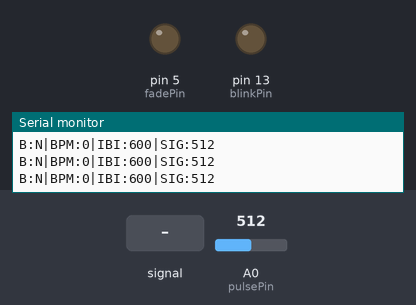
Recording of a sketch running on a simulated Arduino Uno, built with avr-gcc and run on an emulated ATmega328P. Shown: output pins drawn as LEDs (lit = HIGH), the last lines printed to the serial monitor. Inputs (shaded band) come from the test bench; at power-on: A0 (pulsePin) = 512.

Above: at 1.2 s.
1.3 s: A0 (pulsePin) fed a 200 Hz sine of ±81 counts around its level
At 2.28 s:
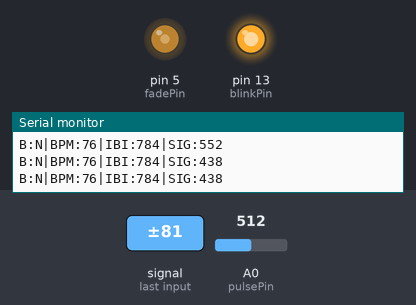
4.3 s: A0 (pulsePin) fed a 50 Hz sine of ±306 counts around its level
7.3 s: A0 (pulsePin) set to 535
At 8.6 s:
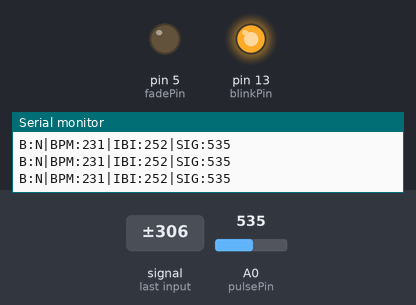
9.3 s: A0 (pulsePin) fed a 200 Hz sine of ±255 counts around its level
At 12.23 s:
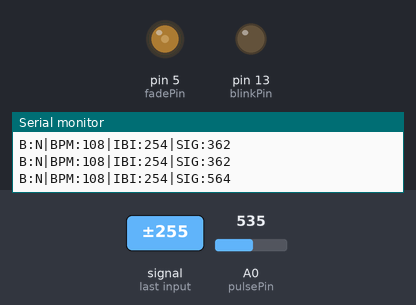
12.3 s: A0 (pulsePin) set to 515
At 13.9 s:
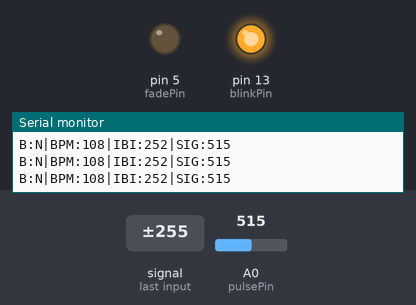
Timing chart, 0 to 15.0 s (numbered marks = the images above; inputs shaded):
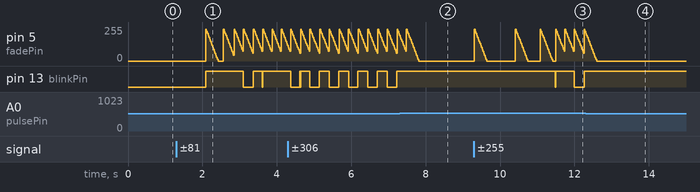

Measured:
- after the input at 7.3 s, pin 13 (blinkPin): stops changing and stays HIGH
- after the input at 9.3 s, pin 13 (blinkPin): HIGH → LOW after 2.2 s, → HIGH 0.01 s later, → LOW 0.50 s later, → HIGH 0.27 s later
- after the input at 12.3 s, pin 13 (blinkPin): stops changing and stays HIGH

The sketch:

heartRate.ino
```cpp
/*  Pulse Sensor Amped 1.4    by Joel Murphy and Yury Gitman   http://www.pulsesensor.com

----------------------  Notes ----------------------  ----------------------
This code:
1) Blinks an LED to User's Live Heartbeat   PIN 13
2) Fades an LED to User's Live HeartBeat
3) Determines BPM
4) Prints All of the Above to Serial

Read Me:
https://github.com/WorldFamousElectronics/PulseSensor_Amped_Arduino/blob/master/README.md
 ----------------------       ----------------------  ----------------------
*/

//  Variables
int pulsePin = 0;                 // Pulse Sensor purple wire connected to analog pin 0
int blinkPin = 13;                // pin to blink led at each beat
int fadePin = 5;                  // pin to do fancy classy fading blink at each beat
int fadeRate = 0;                 // used to fade LED on with PWM on fadePin

// Volatile Variables, used in the interrupt service routine!
volatile int BPM;                   // int that holds raw Analog in 0. updated every 2mS
volatile int Signal;                // holds the incoming raw data
volatile int IBI = 600;             // int that holds the time interval between beats! Must be seeded!
volatile boolean Pulse = false;     // "True" when User's live heartbeat is detected. "False" when not a "live beat".
volatile boolean QS = false;        // becomes true when Arduoino finds a beat.
volatile boolean FakeBeats = false;

// Regards Serial OutPut  -- Set This Up to your needs
static boolean serialVisual = false;   // Set to 'false' by Default.  Re-set to 'true' to see Arduino Serial Monitor ASCII Visual Pulse


void setup(){
  pinMode(blinkPin,OUTPUT);         // pin that will blink to your heartbeat!
  pinMode(fadePin,OUTPUT);          // pin that will fade to your heartbeat!
  Serial.begin(115200);             // we agree to talk fast!
  interruptSetup();                 // sets up to read Pulse Sensor signal every 2mS
   // IF YOU ARE POWERING The Pulse Sensor AT VOLTAGE LESS THAN THE BOARD VOLTAGE,
   // UN-COMMENT THE NEXT LINE AND APPLY THAT VOLTAGE TO THE A-REF PIN
//   analogReference(EXTERNAL);
}


//  Where the Magic Happens
void loop(){

  char isBeat = 'N';
  if (QS == true)
  {
    isBeat = 'Y';
    digitalWrite(blinkPin,HIGH);     // Blink LED, we got a beat.
    fadeRate = 255;         // Makes the LED Fade Effect Happen
                            // Set 'fadeRate' Variable to 255 to fade LED with pulse

    QS = false;                      // reset the Quantified Self flag for next time
  }

  Serial.print("B:");
  Serial.print(isBeat);
  Serial.print("|BPM:");
  Serial.print(BPM);
  Serial.print("|IBI:");
  Serial.print(IBI);
  Serial.print("|SIG:");
  Serial.println(Signal);


  ledFadeToBeat();                      // Makes the LED Fade Effect Happen
  delay(20);                             //  take a break
}


void ledFadeToBeat(){
    fadeRate -= 15;                         //  set LED fade value
    fadeRate = constrain(fadeRate,0,255);   //  keep LED fade value from going into negative numbers!
    analogWrite(fadePin,fadeRate);          //  fade LED
  }
```

AllSerial.ino
```cpp
//////////
/////////  All Serial Handling Code,
/////////  It's Changeable with the 'serialVisual' variable
/////////  Set it to 'true' or 'false' when it's declared at start of code.
/////////

void serialOutput(){   // Decide How To Output Serial.
 if (serialVisual == true){
     arduinoSerialMonitorVisual('-', Signal);   // goes to function that makes Serial Monitor Visualizer
 } else{
      sendDataToSerial('S', Signal);     // goes to sendDataToSerial function
 }
}


//  Decides How To OutPut BPM and IBI Data
void serialOutputWhenBeatHappens(){
 if (serialVisual == true){            //  Code to Make the Serial Monitor Visualizer Work
    Serial.print("*** Heart-Beat Happened *** ");  //ASCII Art Madness
    Serial.print("BPM: ");
    Serial.print(BPM);
    Serial.print("  ");
 } else{
        sendDataToSerial('B',BPM);   // send heart rate with a 'B' prefix
        sendDataToSerial('Q',IBI);   // send time between beats with a 'Q' prefix
 }
}


//  Sends Data to Pulse Sensor Processing App, Native Mac App, or Third-party Serial Readers.
void sendDataToSerial(char symbol, int data ){
    Serial.print(symbol);

    Serial.println(data);
  }


//  Code to Make the Serial Monitor Visualizer Work
void arduinoSerialMonitorVisual(char symbol, int data ){
  const int sensorMin = 0;      // sensor minimum, discovered through experiment
const int sensorMax = 1024;    // sensor maximum, discovered through experiment

  int sensorReading = data;
  // map the sensor range to a range of 12 options:
  int range = map(sensorReading, sensorMin, sensorMax, 0, 11);

  // do something different depending on the
  // range value:
  switch (range) {
  case 0:
    Serial.println("");     /////ASCII Art Madness
    break;
  case 1:
    Serial.println("---");
    break;
  case 2:
    Serial.println("------");
    break;
  case 3:
    Serial.println("---------");
    break;
  case 4:
    Serial.println("------------");
    break;
  case 5:
    Serial.println("--------------|-");
    break;
  case 6:
    Serial.println("--------------|---");
    break;
  case 7:
    Serial.println("--------------|-------");
    break;
  case 8:
    Serial.println("--------------|----------");
    break;
  case 9:
    Serial.println("--------------|----------------");
    break;
  case 10:
    Serial.println("--------------|-------------------");
    break;
  case 11:
    Serial.println("--------------|-----------------------");
    break;

  }
}
```

interrupt.ino
```cpp
volatile int rate[10];                    // array to hold last ten IBI values
volatile unsigned long sampleCounter = 0;          // used to determine pulse timing
volatile unsigned long lastBeatTime = 0;           // used to find IBI
volatile int P =512;                      // used to find peak in pulse wave, seeded
volatile int T = 512;                     // used to find trough in pulse wave, seeded
volatile int thresh = 525;                // used to find instant moment of heart beat, seeded
volatile int amp = 100;                   // used to hold amplitude of pulse waveform, seeded
volatile boolean firstBeat = true;        // used to seed rate array so we startup with reasonable BPM
volatile boolean secondBeat = false;      // used to seed rate array so we startup with reasonable BPM


void interruptSetup(){
  // Initializes Timer2 to throw an interrupt every 2mS.
  TCCR2A = 0x02;     // DISABLE PWM ON DIGITAL PINS 3 AND 11, AND GO INTO CTC MODE
  TCCR2B = 0x06;     // DON'T FORCE COMPARE, 256 PRESCALER
  OCR2A = 0X7C;      // SET THE TOP OF THE COUNT TO 124 FOR 500Hz SAMPLE RATE
  TIMSK2 = 0x02;     // ENABLE INTERRUPT ON MATCH BETWEEN TIMER2 AND OCR2A
  sei();             // MAKE SURE GLOBAL INTERRUPTS ARE ENABLED
}


// THIS IS THE TIMER 2 INTERRUPT SERVICE ROUTINE.
// Timer 2 makes sure that we take a reading every 2 miliseconds
ISR(TIMER2_COMPA_vect){                         // triggered when Timer2 counts to 124
  cli();                                      // disable interrupts while we do this
  Signal = analogRead(pulsePin);              // read the Pulse Sensor
  sampleCounter += 2;                         // keep track of the time in mS with this variable
  int N = sampleCounter - lastBeatTime;       // monitor the time since the last beat to avoid noise


  if (FakeBeats)
  {
    if (N > 950)
    {
      Signal += 500;
    }
  }

    //  find the peak and trough of the pulse wave
  if(Signal < thresh && N > (IBI/5)*3){       // avoid dichrotic noise by waiting 3/5 of last IBI
    if (Signal < T){                        // T is the trough
      T = Signal;                         // keep track of lowest point in pulse wave
    }
  }

  if(Signal > thresh && Signal > P){          // thresh condition helps avoid noise
    P = Signal;                             // P is the peak
  }                                        // keep track of highest point in pulse wave

  //  NOW IT'S TIME TO LOOK FOR THE HEART BEAT
  // signal surges up in value every time there is a pulse
  if (N > 250){                                   // avoid high frequency noise
    if ( (Signal > thresh) && (Pulse == false) && (N > (IBI/5)*3) ){
      Pulse = true;                               // set the Pulse flag when we think there is a pulse
      digitalWrite(blinkPin,HIGH);                // turn on pin 13 LED
      IBI = sampleCounter - lastBeatTime;         // measure time between beats in mS
      lastBeatTime = sampleCounter;               // keep track of time for next pulse

      if(secondBeat){                        // if this is the second beat, if secondBeat == TRUE
        secondBeat = false;                  // clear secondBeat flag
        for(int i=0; i<=9; i++){             // seed the running total to get a realisitic BPM at startup
          rate[i] = IBI;
        }
      }

      if(firstBeat){                         // if it's the first time we found a beat, if firstBeat == TRUE
        firstBeat = false;                   // clear firstBeat flag
        secondBeat = true;                   // set the second beat flag
        sei();                               // enable interrupts again
        return;                              // IBI value is unreliable so discard it
      }


      // keep a running total of the last 10 IBI values
      word runningTotal = 0;                  // clear the runningTotal variable

      for(int i=0; i<=8; i++){                // shift data in the rate array
        rate[i] = rate[i+1];                  // and drop the oldest IBI value
        runningTotal += rate[i];              // add up the 9 oldest IBI values
      }

      rate[9] = IBI;                          // add the latest IBI to the rate array
      runningTotal += rate[9];                // add the latest IBI to runningTotal
      runningTotal /= 10;                     // average the last 10 IBI values
      BPM = 60000/runningTotal;               // how many beats can fit into a minute? that's BPM!
      QS = true;                              // set Quantified Self flag
      // QS FLAG IS NOT CLEARED INSIDE THIS ISR
    }
  }

  if (Signal < thresh && Pulse == true){   // when the values are going down, the beat is over
   digitalWrite(blinkPin,LOW);            // turn off pin 13 LED
    Pulse = false;                         // reset the Pulse flag so we can do it again
    amp = P - T;                           // get amplitude of the pulse wave
    thresh = amp/2 + T;                    // set thresh at 50% of the amplitude
    P = thresh;                            // reset these for next time
    T = thresh;
  }

  if (N > 2500){                           // if 2.5 seconds go by without a beat
    thresh = 512;                          // set thresh default
    P = 512;                               // set P default
    T = 512;                               // set T default
    lastBeatTime = sampleCounter;          // bring the lastBeatTime up to date
    firstBeat = true;                      // set these to avoid noise
    secondBeat = false;                    // when we get the heartbeat back
  }

  sei();                                   // enable interrupts when youre done!
}// end isr
```
